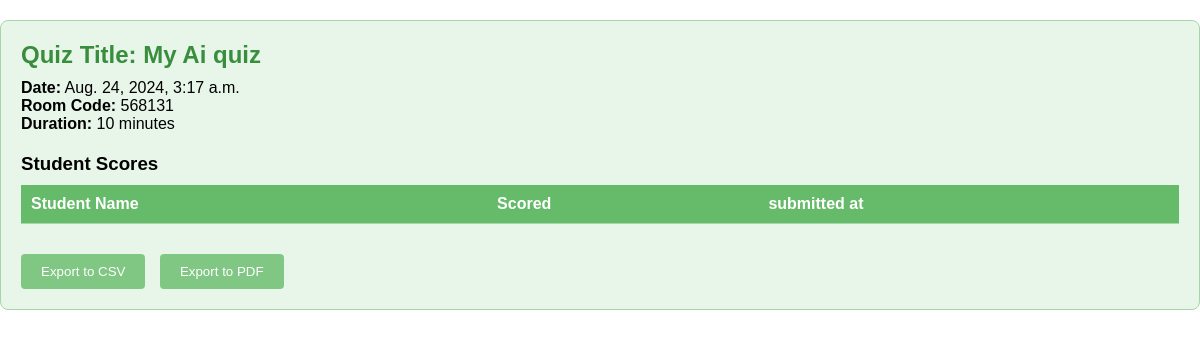
Page /q/view/13/ (signed in) on the committed database.
### q/models.py (models this page shows, shortened)
class Quiz(models.Model):
    title = models.CharField(max_length=255)
    code = models.IntegerField(unique=True, editable=False, null=True, blank=True)
    host = models.ForeignKey(User, on_delete=models.CASCADE)
    created_at = models.DateTimeField(auto_now_add=True)

### q/views.py (the view)
# urls.py: path('view/<int:quiz_id>/', views.quiz_view, name='quiz_view'),
@login_required
def quiz_view(request, quiz_id):
    quiz = get_object_or_404(Quiz, id=quiz_id)
    results = quiz.results.all()
    return render(request, 'view.html', {'quiz': quiz , 'results': results})

### q/templates/view.html (shortened to what this page needs)
<!DOCTYPE html>
{% load static %}
<html lang="en">
<head>
    <link rel="stylesheet" href="https://cdn.datatables.net/1.11.5/css/jquery.dataTables.min.css">
    <link rel="stylesheet" href="{% static 'css/view.css' %}">
</head>
<body>
    <div class="container">
        <section class="quiz-details">
            <h2>Quiz Title: {{ quiz.title }}</h2>
            <p><strong>Date:</strong> {{ quiz.created_at }}</p>
            <p><strong>Room Code:</strong> {{ quiz.code }}</p>
            <p><strong>Duration:</strong> 10 minutes</p>
        </section>
        <section class="scores-table">
            <h3>Student Scores</h3>
            <table id="resultsTable" class="display">
                <thead>
                    <tr>
                        <th>Student Name</th>
                        <th>Scored</th>
                        <th>submitted at</th>
                    </tr>
                </thead>
            </table>
        </section>
        <section class="export-options">
            <button onclick="exportToCSV()">Export to CSV</button>
            <button onclick="exportToPDF()">Export to PDF</button>
        </section>
    </div>
</body>
</html>

### q/static/css/view.css (style rules this page uses)
* { margin: 0; padding: 0; box-sizing: border-box; font-family: Arial, sans-serif; }
.container { max-width: 1200px; margin: 20px auto; padding: 20px; border: 1px solid #a5d6a7; border-radius: 8px; background-color: #e8f5e9; }
.quiz-details { margin-bottom: 20px; }
.quiz-details h2 { margin-bottom: 10px; color: #388e3c; }
.scores-table { margin-bottom: 30px; }
.scores-table table { width: 100%; border-collapse: collapse; margin-top: 10px; background-color: #c8e6c9; }
.scores-table th, .scores-table td { padding: 10px; text-align: left; border-bottom: 1px solid #a5d6a7; }
.scores-table th { background-color: #66bb6a; color: white; }
.export-options button { padding: 10px 20px; margin-right: 10px; border: none; background-color: #81c784; color: white; cursor: pointer; border-radius: 4px; }

### rows in the picture
Quiz: title "My Ai quiz", created_at "Aug. 24, 2024, 3:17 a.m.", code "568131"
